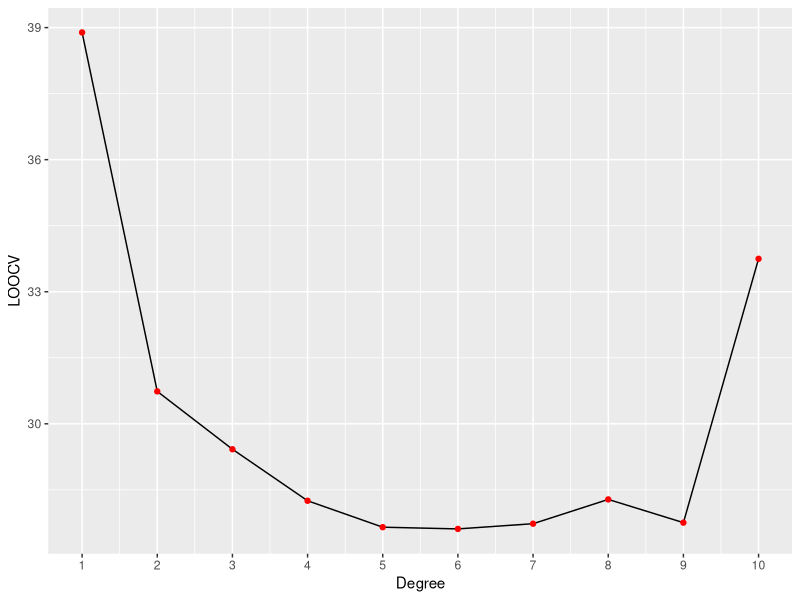

R code for this plot:
## ---- chunk 1
knitr::opts_chunk$set(echo = TRUE)
## ---- chunk 2
library(MASS)
library(ggplot2)
#library(ISLR)
## ---- chunk 3
LOOCV <- c()
for (i in 1:10){
  polyLCV <- glm(sprintf('medv ~ poly(lstat, %f)', i), data = Boston)
  LOOCV <- append(LOOCV,boot::cv.glm(data = Boston,glmfit = polyLCV)$delta[2])
}
LCVFrame <- data.frame(cbind(1:10, LOOCV))
colnames(LCVFrame) <- c("Degree", "LOOCV")
LCVFrame
## ---- chunk 4
ggplot(data = LCVFrame) + geom_line(aes(x = Degree,y = LOOCV)) +
  geom_point(aes(x = Degree, y = LOOCV), color = 'red') + 
  scale_x_continuous(breaks = seq(1,10, by = 1))
## ---- chunk 5
sprintf("Polynomial Degree with smallest Test MSE: %.0f",
        which.min(LOOCV))
